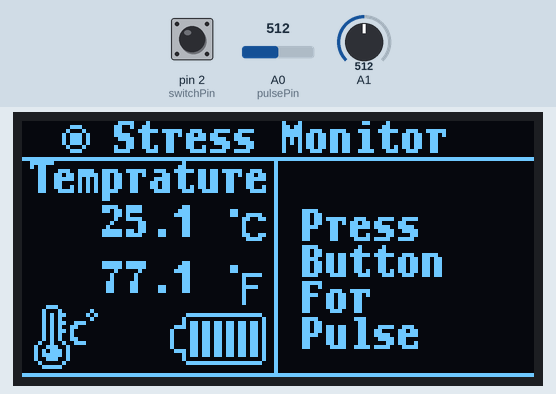
Simulated run of this sketch. Board: Arduino Uno, built with avr-gcc and run on an emulated ATmega328P. Parts: 128×64 one-colour display. Inputs (shaded band) come from the test bench; at power-on: pin 2 (switchPin) HIGH, A1 = 512, A0 (pulsePin) = 512.

Above: at 1.2 s.
1.3 s: pin 2 (switchPin) pulled LOW for 0.15 s
At 1.9 s:
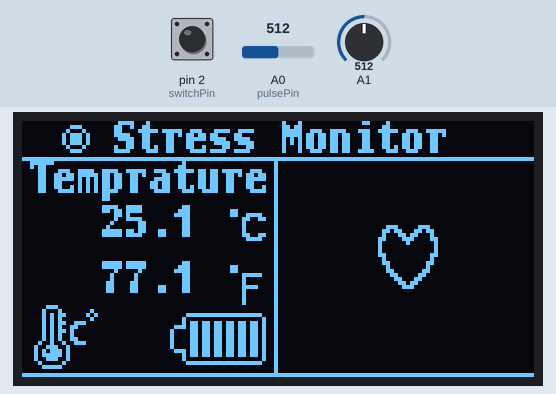
4.0 s: A1 set to 1011
At 4.34 s:
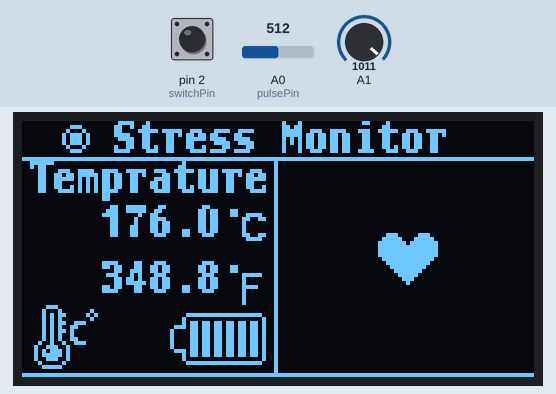
6.0 s: A1 set to 1023
At 8.2 s:
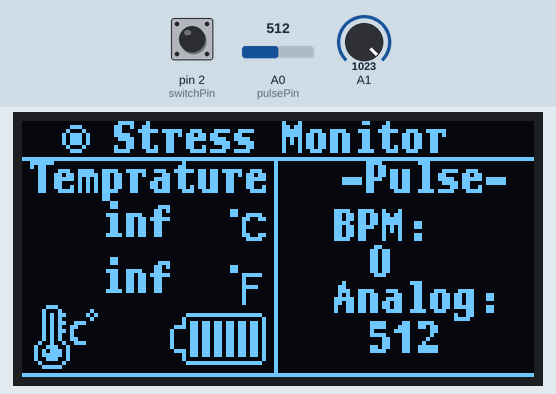
8.9 s: pin 2 (switchPin) pulled LOW for 1 s
At 10.0 s:
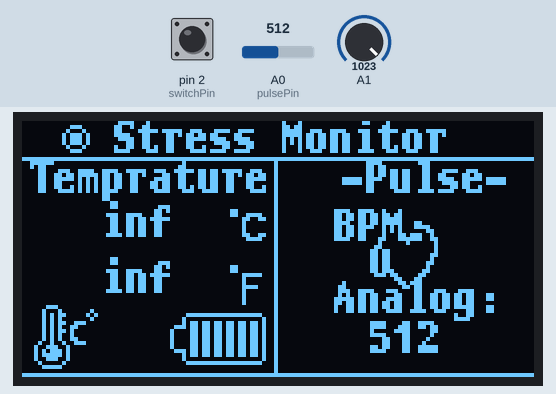
11.6 s: A1 set to 306
At 13.0 s:
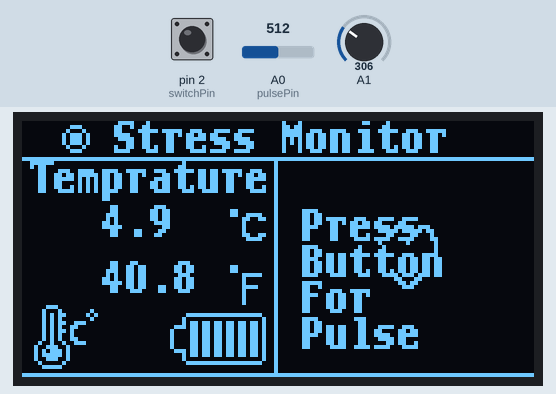
14.0 s: pin 2 (switchPin) pulled LOW for 3.2 s
At 16.0 s:
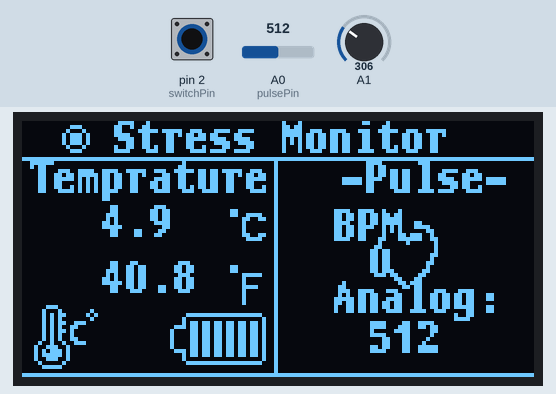
Timing chart, 0 to 17.5 s (numbered marks = the images above; inputs shaded):
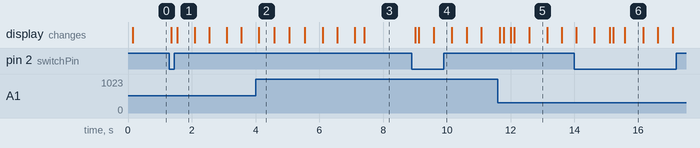

The sketch:

StressMonitor.ino
```cpp
#include <U8g2lib.h>
#include <math.h>

static const unsigned char image_framelayer_bits[] U8X8_PROGMEM = {
0xff,0xff,0xff,0xff,0xff,0xff,0xff,0xff,0xff,0xff,0xff,0xff,0xff,0xff,0xff,
0xff,0x00,0x00,0x00,0x00,0x00,0x00,0x00,0x80,0x00,0x00,0x00,0x00,0x00,0x00,
0x00,0x00,0x00,0x00,0x00,0x00,0x00,0x00,0x00,0x80,0x00,0x00,0x00,0x00,0x00,
0x00,0x00,0x00,0x00,0x00,0x00,0x00,0x00,0x00,0x00,0x80,0x00,0x00,0x00,0x00,
0x00,0x00,0x00,0x00,0x00,0x00,0x00,0x00,0x00,0x00,0x00,0x80,0x00,0x00,0x00,
0x00,0x00,0x00,0x00,0x00,0x00,0x00,0x00,0x00,0x00,0x00,0x00,0x80,0x00,0x00,
0x00,0x00,0x00,0x00,0x00,0x00,0x00,0x00,0x00,0x00,0x00,0x00,0x00,0x80,0x00,
0x00,0x00,0x00,0x00,0x00,0x00,0x00,0x00,0x00,0x00,0x00,0x00,0x00,0x00,0x80,
0x00,0x00,0x00,0x00,0x00,0x00,0x00,0x00,0x00,0x00,0x00,0x00,0x00,0x00,0x00,
0x80,0x00,0x00,0x00,0x00,0x00,0x00,0x00,0x00,0x00,0x00,0x00,0x00,0x00,0x00,
0x00,0x80,0x00,0x00,0x00,0x00,0x00,0x00,0x00,0x00,0x00,0x00,0x00,0x00,0x00,
0x00,0x00,0x80,0x00,0x00,0x00,0x00,0x00,0x00,0x00,0x00,0x00,0x00,0x00,0x00,
0x00,0x00,0x00,0x80,0x00,0x00,0x00,0x00,0x00,0x00,0x00,0x00,0x00,0x00,0x00,
0x00,0x00,0x00,0x00,0x80,0x00,0x00,0x00,0x00,0x00,0x00,0x00,0x00,0x00,0x00,
0x00,0x00,0x00,0x00,0x00,0x80,0x00,0x00,0x00,0x00,0x00,0x00,0x00,0x00,0x00,
0x00,0x00,0x00,0x00,0x00,0x00,0x80,0x00,0x00,0x00,0x00,0x00,0x00,0x00,0x00,
0x00,0x00,0x00,0x00,0x00,0x00,0x00,0x80,0x00,0x00,0x00,0x00,0x00,0x00,0x00,
0x00,0x00,0x00,0x00,0x00,0x00,0x00,0x00,0x80,0x00,0x00,0x00,0x00,0x00,0x00,
0x00,0x00,0x00,0x00,0x00,0x00,0x00,0x00,0x00,0x80,0x00,0x00,0x00,0x00,0x00,
0x00,0x00,0x00,0x00,0x00,0x00,0x00,0x00,0x00,0x00,0x80,0x00,0x00,0x00,0x00,
0x00,0x00,0x00,0x00,0x00,0x00,0x00,0x00,0x00,0x00,0x00,0x80,0x00,0x00,0x00,
0x00,0x00,0x00,0x00,0x00,0x00,0x00,0x00,0x00,0x00,0x00,0x00,0x80,0x00,0x00,
0x00,0x00,0x00,0x00,0x00,0x00,0x00,0x00,0x00,0x00,0x00,0x00,0x00,0x80,0x00,
0x00,0x00,0x00,0x00,0x00,0x00,0x00,0x00,0x00,0x00,0x00,0x00,0x00,0x00,0x80,
0x00,0x00,0x00,0x00,0x00,0x00,0x00,0x00,0x00,0x00,0x00,0x00,0x00,0x00,0x00,
0x80,0x00,0x00,0x00,0x00,0x00,0x00,0x00,0x00,0x00,0x00,0x00,0x00,0x00,0x00,
0x00,0x80,0x00,0x00,0x00,0x00,0x00,0x00,0x00,0x00,0x00,0x00,0x00,0x00,0x00,
0x00,0x00,0x80,0x00,0x00,0x00,0x00,0x00,0x00,0x00,0x00,0x00,0x00,0x00,0x00,
0x00,0x00,0x00,0x80,0x00,0x00,0x00,0x00,0x00,0x00,0x00,0x00,0x00,0x00,0x00,
0x00,0x00,0x00,0x00,0x80,0x00,0x00,0x00,0x00,0x00,0x00,0x00,0x00,0x00,0x00,
0x00,0x00,0x00,0x00,0x00,0x80,0x00,0x00,0x00,0x00,0x00,0x00,0x00,0x00,0x00,
0x00,0x00,0x00,0x00,0x00,0x00,0x80,0x00,0x00,0x00,0x00,0x00,0x00,0x00,0x00,
0x00,0x00,0x00,0x00,0x00,0x00,0x00,0x80,0x00,0x00,0x00,0x00,0x00,0x00,0x00,
0x00,0x00,0x00,0x00,0x00,0x00,0x00,0x00,0x80,0x00,0x00,0x00,0x00,0x00,0x00,
0x00,0x00,0x00,0x00,0x00,0x00,0x00,0x00,0x00,0x80,0x00,0x00,0x00,0x00,0x00,
0x00,0x00,0x00,0x00,0x00,0x00,0x00,0x00,0x00,0x00,0x80,0x00,0x00,0x00,0x00,
0x00,0x00,0x00,0x00,0x00,0x00,0x00,0x00,0x00,0x00,0x00,0x80,0x00,0x00,0x00,
0x00,0x00,0x00,0x00,0x00,0x00,0x00,0x00,0x00,0x00,0x00,0x00,0x80,0x00,0x00,
0x00,0x00,0x00,0x00,0x00,0x00,0x00,0x00,0x00,0x00,0x00,0x00,0x00,0x80,0x00,
0x00,0x00,0x00,0x00,0x00,0x00,0x00,0x00,0x00,0x00,0x00,0x00,0x00,0x00,0x80,
0x00,0x00,0x00,0x00,0x00,0x00,0x00,0x00,0x00,0x00,0x00,0x00,0x00,0x00,0x00,
0x80,0x00,0x00,0x00,0x00,0x00,0x00,0x00,0x00,0x00,0x00,0x00,0x00,0x00,0x00,
0x00,0x80,0x00,0x00,0x00,0x00,0x00,0x00,0x00,0x00,0x00,0x00,0x00,0x00,0x00,
0x00,0x00,0x80,0x00,0x00,0x00,0x00,0x00,0x00,0x00,0x00,0x00,0x00,0x00,0x00,
0x00,0x00,0x00,0x80,0x00,0x00,0x00,0x00,0x00,0x00,0x00,0x00,0x00,0x00,0x00,
0x00,0x00,0x00,0x00,0x80,0x00,0x00,0x00,0x00,0x00,0x00,0x00,0x00,0x00,0x00,
0x00,0x00,0x00,0x00,0x00,0x80,0x00,0x00,0x00,0x00,0x00,0x00,0x00,0x00,0x00,
0x00,0x00,0x00,0x00,0x00,0x00,0x80,0x00,0x00,0x00,0x00,0x00,0x00,0x00,0x00,
0x00,0x00,0x00,0x00,0x00,0x00,0x00,0x80,0x00,0x00,0x00,0x00,0x00,0x00,0x00,
0x00,0x00,0x00,0x00,0x00,0x00,0x00,0x00,0x80,0x00,0x00,0x00,0x00,0x00,0x00,
0x00,0x00,0x00,0x00,0x00,0x00,0x00,0x00,0x00,0x80,0x00,0x00,0x00,0x00,0x00,
0x00,0x00,0x00,0x00,0x00,0x00,0x00,0x00,0x00,0x00,0x80,0x00,0x00,0x00,0x00,
0x00,0x00,0x00,0x00,0x00,0x00,0x00,0x00,0x00,0x00,0x00,0x80,0x00,0x00,0x00,
0x00,0x00,0x00,0x00,0x00,0x00,0x00,0x00,0x00,0x00,0x00,0x00,0x80,0x00,0x00,
0x00,0x00,0x00,0x00,0x00,0x00,0x00,0x00,0x00,0x00,0x00,0x00,0x00,0x80,0x00,
0x00,0x00,0x00,0x00,0x00,0x00,0x00,0x00,0x00,0x00,0x00,0x00,0x00,0x00,0x80,
0x00,0x00,0x00,0x00,0x00,0x00,0x00,0x00,0x00,0x00,0x00,0x00,0x00,0x00,0x00,
0x80,0x00,0x00,0x00,0x00,0x00,0x00,0x00,0x00,0xff,0xff,0xff,0xff,0xff,0xff,
0xff,0xff,0xff,0xff,0xff,0xff,0xff,0xff,0xff,0xff};
static const unsigned char image_ButtonCenter_bits[] U8X8_PROGMEM = {0x1c,0x22,0x5d,0x5d,0x5d,0x22,0x1c};
static const unsigned char image_degree_bits[] U8X8_PROGMEM = {
0x03,0x00,0xf3,0x00,0x98,0x01,0x08,0x00,0x08,0x00,0x08,0x00,0x98,0x01,0xf0,0x00};
static const unsigned char image_farad_bits[] U8X8_PROGMEM = {
0x03,0x03,0xf8,0x08,0x08,0x78,0x08,0x08,0x08,0x08};
static const unsigned char image_weather_temperature_bits[] U8X8_PROGMEM = {
0x38,0x00,0x44,0x40,0xd4,0xa0,0x54,0x40,0xd4,0x1c,0x54,0x06,0xd4,0x02,0x54,0x02,
0x54,0x06,0x92,0x1c,0x39,0x01,0x75,0x01,0x7d,0x01,0x39,0x01,0x82,0x00,0x7c,0x00};
static const unsigned char image_battery_full_bits[] U8X8_PROGMEM = {
0x00,0x00,0x00,0xf0,0xff,0x7f,0x08,0x00,0x80,0x68,0xdb,0xb6,0x6e,0xdb,0xb6,0x61,
0xdb,0xb6,0x61,0xdb,0xb6,0x61,0xdb,0xb6,0x61,0xdb,0xb6,0x61,0xdb,0xb6,0x6e,0xdb,
0xb6,0x68,0xdb,0xb6,0x08,0x00,0x80,0xf0,0xff,0x7f,0x00,0x00,0x00,0x00,0x00,0x00};
static const unsigned char image_heart1_bits[] U8X8_PROGMEM = {
0x00,0x00,0x00,0x00,0x1c,0x1c,0x3e,0x3e,0x7f,0x7f,0xff,0x7f,0xff,0x7f,0xff,0x7f,
0xfe,0x3f,0xfc,0x1f,0xf8,0x0f,0xf0,0x07,0xe0,0x03,0xc0,0x01,0x80,0x00,0x00,0x00};
static const unsigned char image_heart2_bits[] U8X8_PROGMEM = {
0x1c,0x1c,0x36,0x36,0x62,0x23,0xc3,0x61,0x81,0x40,0x01,0x40,0x01,0x40,0x03,0x60,
0x02,0x20,0x06,0x30,0x04,0x10,0x0c,0x18,0x18,0x0c,0x30,0x06,0x60,0x03,0xc0,0x01};
// OLED setup (I2C example, adjust according to your setup)
// U8G2_SSD1306_128X64_NONAME_F_HW_I2C u8g2(U8G2_R0, /* reset=*/ U8X8_PIN_NONE);
U8G2_SH1106_128X64_NONAME_F_HW_I2C u8g2(U8G2_R0, /* reset=*/ U8X8_PIN_NONE, /* clock=*/ A5, /* data=*/ A4);

// NTC Variables
float TempC, TempF;

// Pulse Sensor Variables
const int pulsePin = A0;        // Pulse sensor signal pin connected to A0
volatile int signalValue = 0;   // Variable to store raw analog readings
volatile unsigned long lastBeatTime = 0;
volatile unsigned long currentTime = 0;
volatile int BPM = 0;
volatile int beatsDetected = 0;
volatile bool pulseDetected = false;

// Timer for display update
unsigned long displayInterval = 1000; // Update every 1 second
unsigned long lastDisplayTime = 0;

// Threshold for pulse detection
const int threshold = 472;

// Switch pin (button or switch to control display of BPM and analog value)
const int switchPin = 2;  // Pin where the switch is connected (use a pull-up resistor)

unsigned long switchPressTime = 0;
bool switchPressed = false;
// bool showImage = false;
bool showHeartAnimation = false;
bool showPressButtonMessage = true;
bool showBPM = false;
bool showAnalog = false;
void setup() {
  Serial.begin(9600);
  pinMode(pulsePin, INPUT);
  pinMode(switchPin, INPUT_PULLUP); // Switch is active LOW, so use internal pull-up

  // Initialize OLED display
  u8g2.begin();
  u8g2.setFont(u8g2_font_t0_12b_tr);
// Set font for display
}

// void loop() {
//   // Read temperature
//   TempC = Read_NTC10k();
//   TempF = (TempC * 1.8) + 32.0;

//   // Read the pulse sensor signal
//   signalValue = analogRead(pulsePin);

//   // Detect a pulse
//   if (signalValue > threshold && !pulseDetected) {
//     pulseDetected = true; // Mark pulse detected
//     unsigned long beatInterval = millis() - lastBeatTime;
//     lastBeatTime = millis();

//     if (beatInterval > 300) { // Ignore spurious beats (minimum time between beats)
//       BPM = 60000 / beatInterval;
//       beatsDetected++;
//     }
//   }

//   // Reset pulse detection flag after signal falls below the threshold
//   if (signalValue < threshold) {
//     pulseDetected = false;
//   }

//   // Check if the switch is pressed (active LOW)
//   bool switchState = digitalRead(switchPin) == LOW;

//   // // If the switch is pressed, start the 6-second timer
//   // if (switchState && !switchPressed) {
//   //   switchPressed = true;
//   //   switchPressTime = millis();  // Record the time when switch was pressed
//   //   showImage = true;  // Show image
//   // }
//   // Step 1: If switch is pressed, start 6-second timer and show heart animation
//   if (switchState && !switchPressed) {
//     switchPressed = true;
//     switchPressTime = millis();  // Record the time when switch was pressed
//     showPressButtonMessage = false;  // Hide the "Press Button" message
//     showHeartAnimation = true;  // Start showing the animation
//   }

//   // // If the switch was pressed and 6 seconds have passed, show BPM and analog value
//   // if (switchPressed && showImage) {
//   //   if (millis() - switchPressTime >= 6000) { // After 6 seconds
//   //     showImage = false;  // Stop showing the image
//   //     switchPressed = false; // Reset switch state

//   //   }
//   // }
//   // Step 2: If the switch was pressed, show heart animation for 6 seconds
//   if (switchPressed && showHeartAnimation) {
//     if (millis() - switchPressTime < 6000) { // Show animation for 6 seconds
//       // Alternate between heart1 and heart2 for animation
//       if ((millis() / 500) % 2 == 0) {
//     u8g2.drawXBMP(89, 26, 15, 16, image_heart1_bits);
//     u8g2.sendBuffer();
//     delay(1000);
//     // u8g2.clearBuffer();
//     u8g2.drawXBMP(89, 26, 15, 16, image_heart2_bits); // Display the image (8x8 bitmap)
//     u8g2.sendBuffer();
//     delay(1000);
//       }
//     } else {
//       // After 6 seconds, stop the animation and show BPM/analog values
//       showHeartAnimation = false;
//       switchPressed = false;
//     }
//   }
// // Step 3: After 6 seconds, show BPM and analog values
// if (!showHeartAnimation) {
//   // Update the display every second
//   currentTime = millis();
//   if (currentTime - lastDisplayTime >= displayInterval) {
//     lastDisplayTime = currentTime;

//     // Clear the display buffer
//     u8g2.clearBuffer();
//           // Show "Press Button" message if not pressed yet
//       if (showPressButtonMessage) {
//         u8g2.setCursor(70, 30);
//         u8g2.print("Press Button");
//       }
//     // u8g2.setFont(u8g2_font_t0_12b_tr);
//     u8g2.drawStr(23, 8, "Stress Monitor");
//     u8g2.drawXBMP(0, 9, 128, 55, image_framelayer_bits);
//     // u8g2.setFont(u8g2_font_5x8_tr);
//     u8g2.drawStr(2, 18, "Temprature");
//     u8g2.setCursor(20, 29);
//     u8g2.print(TempC, 1);
//     // u8g2.drawStr(10, 29, TempC.c_str());
//     u8g2.drawXBMP(10, 1, 7, 7, image_ButtonCenter_bits);
//     u8g2.drawXBMP(52, 22, 9, 8, image_degree_bits);
//     u8g2.setCursor(20, 43);
//     u8g2.print(TempF, 1);
//     // u8g2.drawStr(10, 43, TempF.c_str());
//     u8g2.drawXBMP(52, 36, 8, 10, image_farad_bits);
//     u8g2.drawXBMP(3, 46, 16, 16, image_weather_temperature_bits);
//     u8g2.drawXBMP(37, 47, 24, 16, image_battery_full_bits);
//     // Always show the temperature
//     // u8g2.setCursor(0, 15);
//     // u8g2.print("Temp: ");
//     // u8g2.print(TempC, 1);
//     // u8g2.print(" C | ");
//     // u8g2.print(TempF, 1);
//     // u8g2.print(" F");

//     // Show the image for 6 seconds when the switch is pressed
//     // if (showImage) {
//     // u8g2.drawXBMP(89, 26, 15, 16, image_heart1_bits);
//     // u8g2.sendBuffer();
//     // delay(1000);
//     // // u8g2.clearBuffer();
//     // u8g2.drawXBMP(89, 26, 15, 16, image_heart2_bits); // Display the image (8x8 bitmap)
//     // u8g2.sendBuffer();
//     // delay(1000);
//     // }

//     // After 6 seconds, display BPM and analog value
//     // if (!showImage) {
//      if (!showPressButtonMessage && !showHeartAnimation) {
//       // u8g2.setCursor(0, 30);
//       // u8g2.print("BPM: ");
//       // u8g2.print(BPM);
//       // u8g2.setCursor(0, 45);
//       // u8g2.print("Analog: ");
//       // u8g2.print(signalValue);
//       // u8g2.setFont(u8g2_font_t0_12b_tr);
//       u8g2.drawStr(80, 18, "-Pulse-");
//       u8g2.drawStr(78, 30, "BPM:");
//       u8g2.setCursor(87, 39);
//       u8g2.print(BPM);
//       // u8g2.drawStr(70, 36, BPM.c_str());
//       u8g2.drawStr(78, 48, "Analog:");
//       u8g2.setCursor(87, 58);
//       u8g2.print(signalValue);
//       // u8g2.drawStr(78, 55, signalValue.c_str());
//     }

//     // Send buffer to OLED display
//     u8g2.sendBuffer();
//   }
// }
// }
// Function to draw the core static display
// Function to draw the core static display
void drawCoreDisplay(float tempC, float tempF) {
    // Core information display
    u8g2.drawStr(23, 8, "Stress Monitor");
    u8g2.drawXBMP(0, 9, 128, 55, image_framelayer_bits);
    u8g2.drawStr(2, 18, "Temprature");
    u8g2.setCursor(20, 29);
    u8g2.print(tempC, 1);
    u8g2.drawXBMP(10, 1, 7, 7, image_ButtonCenter_bits);
    u8g2.drawXBMP(52, 22, 9, 8, image_degree_bits);
    u8g2.setCursor(20, 43);
    u8g2.print(tempF, 1);
    u8g2.drawXBMP(52, 36, 8, 10, image_farad_bits);
    u8g2.drawXBMP(3, 46, 16, 16, image_weather_temperature_bits);
    u8g2.drawXBMP(37, 47, 24, 16, image_battery_full_bits);
}

void loop() {
    // Read temperature
    TempC = Read_NTC10k();
    TempF = (TempC * 1.8) + 32.0;

    // Read the pulse sensor signal
    signalValue = analogRead(pulsePin);

    // Detect a pulse
    if (signalValue > threshold && !pulseDetected) {
        pulseDetected = true;
        unsigned long beatInterval = millis() - lastBeatTime;
        lastBeatTime = millis();

        if (beatInterval > 300) { // Ignore spurious beats
            BPM = 60000 / beatInterval;
            beatsDetected++;
        }
    }

    if (signalValue < threshold) {
        pulseDetected = false;
    }

    // Start with clearing the buffer and drawing the core display
    u8g2.clearBuffer();
    drawCoreDisplay(TempC, TempF);

    // Check if the switch is pressed (active LOW)
    bool switchState = digitalRead(switchPin) == LOW;

    // Step 1: Handle switch press logic
    if (switchState && !switchPressed) {
        switchPressed = true;
        switchPressTime = millis();
        showPressButtonMessage = false;
        showHeartAnimation = true;
    }

    // Step 2: Show heart animation for 6 seconds
    if (switchPressed && showHeartAnimation) {
        if (millis() - switchPressTime < 6000) {
            // Alternate between heart1 and heart2 for animation
            if ((millis() / 500) % 2 == 0) {
                u8g2.drawXBMP(89, 26, 15, 16, image_heart1_bits);
            } else {
                u8g2.drawXBMP(89, 26, 15, 16, image_heart2_bits);
            }
        } else {
            // End heart animation, show BPM and analog
            showHeartAnimation = false;
            showBPM = true;
            switchPressed = false; // Reset switch state
            switchPressTime = millis();
        }
    }

    // Step 3: Show BPM and analog values for 3 seconds
    if (showBPM) {
        if (millis() - switchPressTime < 3000) {
            u8g2.drawStr(80, 18, "-Pulse-");
            u8g2.drawStr(78, 30, "BPM:");
            u8g2.setCursor(87, 39);
            u8g2.print(BPM);
            u8g2.drawStr(78, 48, "Analog:");
            u8g2.setCursor(87, 58);
            u8g2.print(signalValue);
        } else {
            // Reset to show "Press Button" again
            showBPM = false;
            showPressButtonMessage = true;
        }
    }

    // Show "Press Button" message if no other display is active
    if (showPressButtonMessage) {
        u8g2.drawStr(70, 30, "Press");
        u8g2.drawStr(70, 39, "Button");
        u8g2.drawStr(70, 48, "For");
        u8g2.drawStr(70, 57, "Pulse");
    }

    // Send buffer to display
    u8g2.sendBuffer();
}

// Function to calculate temperature from NTC
float Read_NTC10k() {
  float a = 639.5, b = -0.1332, c = -162.5;
  float Rntc, Vntc, Temp;
  Vntc = (analogRead(A1) * 5.0) / 1023.0;
  Rntc = 10000.0 * ((5.0 / Vntc) - 1);
  Temp = a * pow(Rntc, b) + c;
  return Temp;
}
```

Measured:
- the behaviour switches between 1022 and 1023 on A1 (found by bisection; images 2 and 3)
- after the input at 1.3 s, the display: first changes after 0.06 s (image 1 shows a later state)
- after the input at 4.0 s, the display: changes after 0.10 s (image 2)
- after the input at 6.0 s, the display: first changes after 0.11 s (image 3 shows a later state)
- after the input at 8.9 s, the display: changes after 0.11 s (image 4)
- after the input at 11.6 s, the display: first differs from a run without the input after 0.18 s (image 5 shows a later state)
- after the input at 14.0 s, the display: first differs from a run without the input after 1.2 s (image 6 shows a later state)
